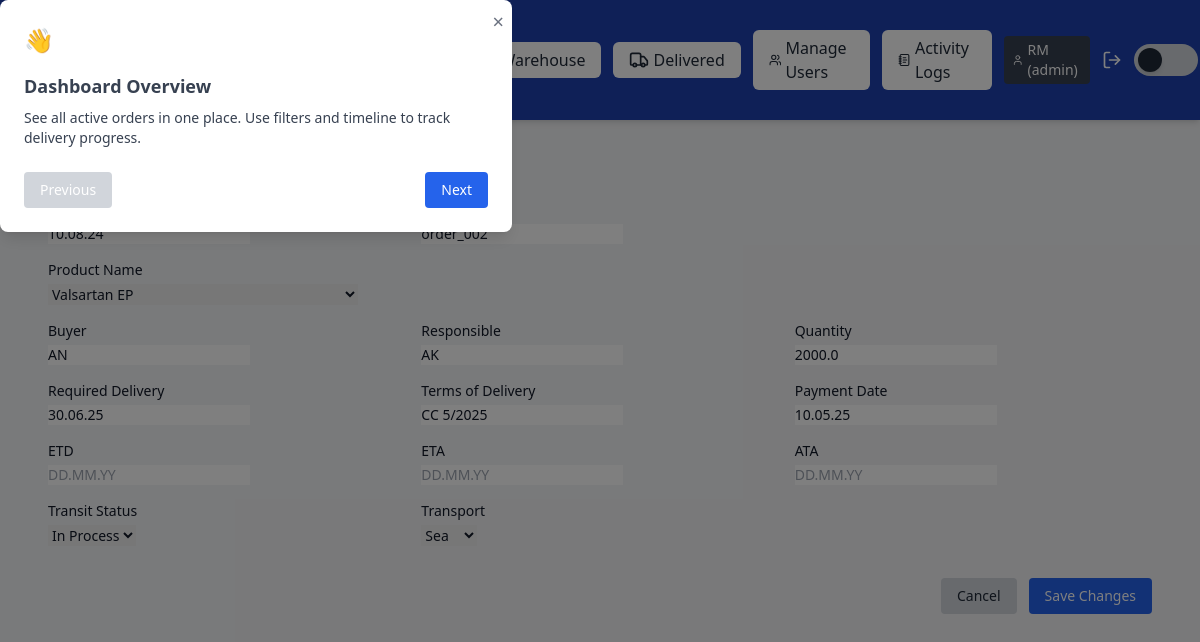
Before: /edit_order/97 (signed in) with the older database file.
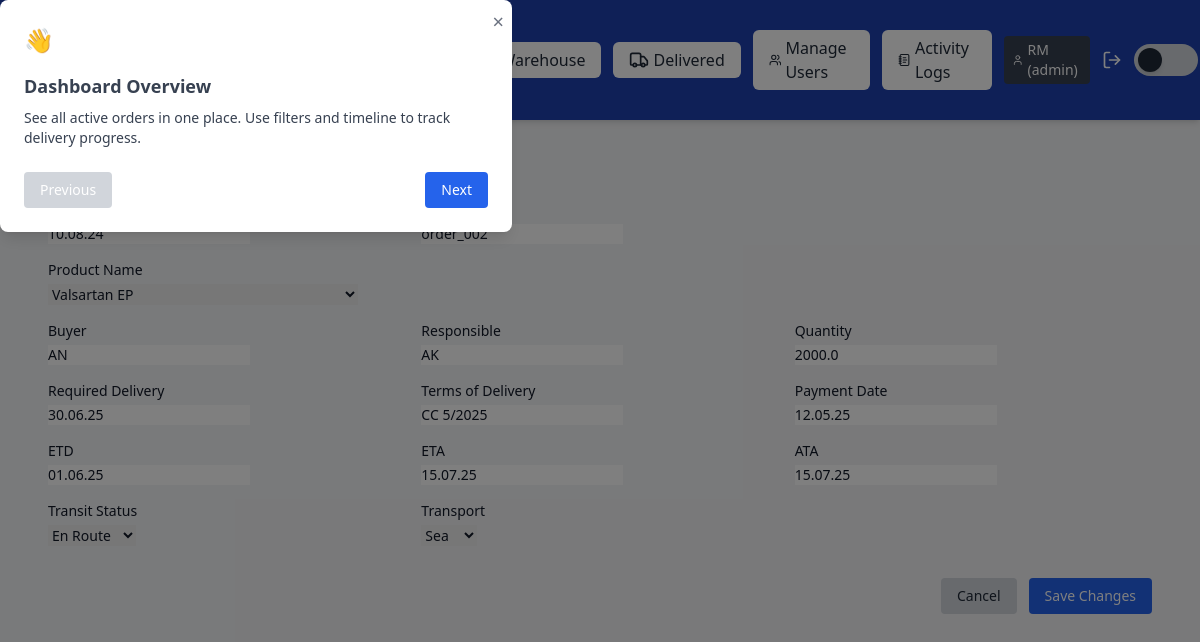
After: the same page with the newer database file.
### app/models.py (models this page shows)
class Order(db.Model):
    id = db.Column(db.Integer, primary_key=True)
    user_id = db.Column(db.Integer, db.ForeignKey('user.id'), nullable=False)
    order_date = db.Column(db.String(10), nullable=False)
    order_number = db.Column(db.String(50), nullable=True)
    product_name = db.Column(db.String(100), nullable=False)
    buyer = db.Column(db.String(100), nullable=False)
    responsible = db.Column(db.String(100), nullable=False)
    quantity = db.Column(db.String(50), nullable=False)
    required_delivery = db.Column(db.String(10), nullable=True)
    terms_of_delivery = db.Column(db.String(100), nullable=True)
    payment_date = db.Column(db.String(10))
    etd = db.Column(db.String(10), nullable=True)
    eta = db.Column(db.String(10), nullable=True)
    ata = db.Column(db.String(10))
    transit_status = db.Column(db.String(20), nullable=False)
    transport = db.Column(db.String(20), nullable=False)
    pod_filename = db.Column(db.String(120))

### app/routes/order_routes.py (the view, shortened to what this page needs)
@order_bp.route('/edit_order/<int:order_id>', methods=["GET", "POST"])
@login_required
def edit_order(order_id):
    order = Order.query.get_or_404(order_id)
    if not can_edit(current_user.role) and order.user_id != current_user.id:
        if request.method == "POST":
            return jsonify({'success': False, 'message': 'You do not have permission to edit this order.'}), 403
        else:
            flash("You do not have permission to edit this order.", "danger")
            return redirect(url_for('dashboard.dashboard'))
    if request.method == "GET":
        return render_template("edit_order.html", order=order)

### app/roles.py (called while the page is built)
def can_edit(role):
    return ROLE_PERMISSIONS.get(role, {}).get('can_edit', False)

### app/routes/__init__.py (called while the page is built)
def inject_globals():
    return dict(current_user=current_user, current_path=request.path)

### app/templates/edit_order.html (shortened to what this page needs)
<!DOCTYPE html>
<html lang="en">
<head>
  <script src="https://cdn.tailwindcss.com"></script>
  <link href="https://cdn.jsdelivr.net/npm/tom-select@2.2.2/dist/css/tom-select.css" rel="stylesheet" />
</head>
<body class="m-0 p-0 bg-gray-100 text-gray-900 dark:bg-gray-900 dark:text-gray-100 min-h-screen transition-colors">
  {% include '_navbar.html' %}
  <main class="p-6 max-w-6xl mx-auto">
    <h1 class="text-2xl font-semibold flex items-center gap-2 mb-6">✏️ Edit Order</h1>
    <form method="POST" class="grid grid-cols-1 sm:grid-cols-2 lg:grid-cols-3 gap-4 text-sm">
      <div>
        <label for="order_date" class="block font-medium mb-1">Order Date</label>
        <input type="text" id="order_date" name="order_date" value="{{ order.order_date }}" placeholder="DD.MM.YY"
          class="form-input dark:bg-gray-800 dark:border-gray-600 dark:text-gray-100" required>
      </div>
      <div>
        <label for="order_number" class="block font-medium mb-1">Order #</label>
        <input type="text" id="order_number" name="order_number" value="{{ order.order_number }}"
          class="form-input dark:bg-gray-800 dark:border-gray-600 dark:text-gray-100" required>
      </div>
      <div class="sm:col-span-2 lg:col-span-3">
        <label for="edit-product_name" class="block font-medium mb-1">Product Name</label>
        <select id="edit-product_name" name="product_name"
          class="form-input dark:bg-gray-800 dark:border-gray-600 dark:text-gray-100"
          data-current="{{ order.product_name | e }}"></select>
      </div>
      {% for field in [
        ('buyer', 'Buyer'), ('responsible', 'Responsible'), ('quantity', 'Quantity'),
        ('required_delivery', 'Required Delivery'), ('terms_of_delivery', 'Terms of Delivery'),
        ('payment_date', 'Payment Date'), ('etd', 'ETD'), ('eta', 'ETA'), ('ata', 'ATA')
      ] %}
      <div>
        <label for="{{ field[0] }}" class="block font-medium mb-1">{{ field[1] }}</label>
        <input type="{{ 'number' if field[0] == 'quantity' else 'text' }}"
               id="{{ field[0] }}" name="{{ field[0] }}"
               value="{{ getattr(order, field[0]) }}" step="0.01"
               placeholder="{{ 'DD.MM.YY' if field[0] not in ['buyer', 'responsible', 'terms_of_delivery'] and field[0] != 'quantity' else '' }}"
               class="form-input dark:bg-gray-800 dark:border-gray-600 dark:text-gray-100">
      </div>
      {% endfor %}
      <div>
        <label for="transit_status" class="block font-medium mb-1">Transit Status</label>
        <select id="transit_status" name="transit_status"
          class="form-input dark:bg-gray-800 dark:border-gray-600 dark:text-gray-100">
          <option value="in process" {% if order.transit_status == 'in process' %}selected{% endif %}>In Process</option>
          <option value="en route" {% if order.transit_status == 'en route' %}selected{% endif %}>En Route</option>
        </select>
      </div>
      <div>
        <label for="transport" class="block font-medium mb-1">Transport</label>
        <select id="transport" name="transport"
          class="form-input dark:bg-gray-800 dark:border-gray-600 dark:text-gray-100">
          <option value="sea" {% if order.transport == 'sea' %}selected{% endif %}>Sea</option>
        </select>
      </div>
      <div class="sm:col-span-2 lg:col-span-3 flex justify-end gap-3 pt-4">
        <a href="{{ url_for('dashboard.dashboard') }}"
          class="px-4 py-2 bg-gray-300 text-gray-800 rounded hover:bg-gray-400 dark:bg-gray-600 dark:text-gray-100 dark:hover:bg-gray-500">
          Cancel
        </a>
        <button type="submit"
          class="px-4 py-2 bg-blue-600 text-white rounded hover:bg-blue-700 dark:bg-blue-500 dark:hover:bg-blue-600">
          Save Changes
        </button>
      </div>
    </form>
  </main>
</body>
</html>

Changed rows visible on the page:
changed Order "order_002": payment_date "10.05.25" → "12.05.25"; transit_status "In Process" → "En Route"
Other visible differences:
new list line: "01.06.25"
new list line: "15.07.25"
list line gone: "DD.MM.YY"
